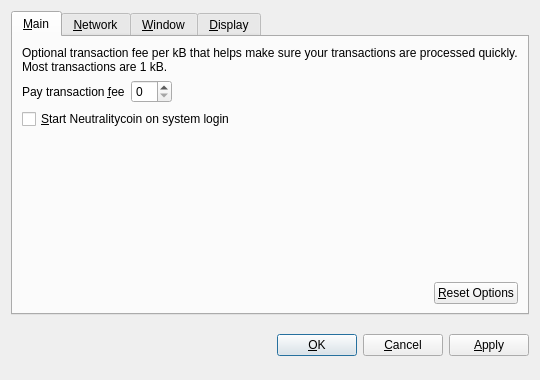
<?xml version="1.0" encoding="UTF-8"?>
<ui version="4.0">
 <class>OptionsDialog</class>
 <widget class="QDialog" name="OptionsDialog">
  <property name="geometry">
   <rect>
    <x>0</x>
    <y>0</y>
    <width>540</width>
    <height>380</height>
   </rect>
  </property>
  <property name="windowTitle">
   <string>Options</string>
  </property>
  <property name="modal">
   <bool>true</bool>
  </property>
  <layout class="QVBoxLayout" name="verticalLayout">
   <item>
    <widget class="QTabWidget" name="tabWidget">
     <property name="tabPosition">
      <enum>QTabWidget::North</enum>
     </property>
     <property name="currentIndex">
      <number>0</number>
     </property>
     <widget class="QWidget" name="tabMain">
      <attribute name="title">
       <string>&amp;Main</string>
      </attribute>
      <layout class="QVBoxLayout" name="verticalLayout_Main">
       <item>
        <widget class="QLabel" name="transactionFeeInfoLabel">
         <property name="text">
          <string>Optional transaction fee per kB that helps make sure your transactions are processed quickly. Most transactions are 1 kB.</string>
         </property>
         <property name="textFormat">
          <enum>Qt::PlainText</enum>
         </property>
         <property name="wordWrap">
          <bool>true</bool>
         </property>
        </widget>
       </item>
       <item>
        <layout class="QHBoxLayout" name="horizontalLayout_1_Main">
         <item>
          <widget class="QLabel" name="transactionFeeLabel">
           <property name="text">
            <string>Pay transaction &amp;fee</string>
           </property>
           <property name="textFormat">
            <enum>Qt::PlainText</enum>
           </property>
           <property name="buddy">
            <cstring>transactionFee</cstring>
           </property>
          </widget>
         </item>
         <item>
          <widget class="BitcoinAmountField" name="transactionFee"/>
         </item>
         <item>
          <spacer name="horizontalSpacer_1_Main">
           <property name="orientation">
            <enum>Qt::Horizontal</enum>
           </property>
           <property name="sizeHint" stdset="0">
            <size>
             <width>40</width>
             <height>20</height>
            </size>
           </property>
          </spacer>
         </item>
        </layout>
       </item>
       <item>
        <widget class="QCheckBox" name="bitcoinAtStartup">
         <property name="toolTip">
          <string>Automatically start Neutralitycoin after logging in to the system.</string>
         </property>
         <property name="text">
          <string>&amp;Start Neutralitycoin on system login</string>
         </property>
        </widget>
       </item>
       <item>
        <spacer name="verticalSpacer_Main">
         <property name="orientation">
          <enum>Qt::Vertical</enum>
         </property>
         <property name="sizeHint" stdset="0">
          <size>
           <width>20</width>
           <height>40</height>
          </size>
         </property>
        </spacer>
       </item>
       <item>
        <layout class="QHBoxLayout" name="horizontalLayout_2_Main">
         <item>
          <spacer name="horizontalSpacer_2_Main">
           <property name="orientation">
            <enum>Qt::Horizontal</enum>
           </property>
           <property name="sizeHint" stdset="0">
            <size>
             <width>40</width>
             <height>20</height>
            </size>
           </property>
          </spacer>
         </item>
         <item>
          <widget class="QPushButton" name="resetButton">
           <property name="toolTip">
            <string>Reset all client options to default.</string>
           </property>
           <property name="text">
            <string>&amp;Reset Options</string>
           </property>
           <property name="autoDefault">
            <bool>false</bool>
           </property>
          </widget>
         </item>
        </layout>
       </item>
      </layout>
     </widget>
     <widget class="QWidget" name="tabNetwork">
      <attribute name="title">
       <string>&amp;Network</string>
      </attribute>
      <layout class="QVBoxLayout" name="verticalLayout_Network">
       <item>
        <widget class="QCheckBox" name="mapPortUpnp">
         <property name="toolTip">
          <string>Automatically open the Neutralitycoin client port on the router. This only works when your router supports UPnP and it is enabled.</string>
         </property>
         <property name="text">
          <string>Map port using &amp;UPnP</string>
         </property>
        </widget>
       </item>
       <item>
        <widget class="QCheckBox" name="connectSocks">
         <property name="toolTip">
          <string>Connect to the Neutralitycoin network through a SOCKS proxy (e.g. when connecting through Tor).</string>
         </property>
         <property name="text">
          <string>&amp;Connect through SOCKS proxy:</string>
         </property>
        </widget>
       </item>
       <item>
        <layout class="QHBoxLayout" name="horizontalLayout_Network">
         <item>
          <widget class="QLabel" name="proxyIpLabel">
           <property name="text">
            <string>Proxy &amp;IP:</string>
           </property>
           <property name="textFormat">
            <enum>Qt::PlainText</enum>
           </property>
           <property name="buddy">
            <cstring>proxyIp</cstring>
           </property>
          </widget>
         </item>
         <item>
          <widget class="QValidatedLineEdit" name="proxyIp">
           <property name="maximumSize">
            <size>
             <width>140</width>
             <height>16777215</height>
            </size>
           </property>
           <property name="toolTip">
            <string>IP address of the proxy (e.g. 127.0.0.1)</string>
           </property>
          </widget>
         </item>
         <item>
          <widget class="QLabel" name="proxyPortLabel">
           <property name="text">
            <string>&amp;Port:</string>
           </property>
           <property name="textFormat">
            <enum>Qt::PlainText</enum>
           </property>
           <property name="buddy">
            <cstring>proxyPort</cstring>
           </property>
          </widget>
         </item>
         <item>
          <widget class="QLineEdit" name="proxyPort">
           <property name="maximumSize">
            <size>
             <width>55</width>
             <height>16777215</height>
            </size>
           </property>
           <property name="toolTip">
            <string>Port of the proxy (e.g. 9050)</string>
           </property>
          </widget>
         </item>
         <item>
          <widget class="QLabel" name="socksVersionLabel">
           <property name="text">
            <string>SOCKS &amp;Version:</string>
           </property>
           <property name="textFormat">
            <enum>Qt::PlainText</enum>
           </property>
           <property name="buddy">
            <cstring>socksVersion</cstring>
           </property>
          </widget>
         </item>
         <item>
          <widget class="QValueComboBox" name="socksVersion">
           <property name="toolTip">
            <string>SOCKS version of the proxy (e.g. 5)</string>
           </property>
          </widget>
         </item>
         <item>
          <spacer name="horizontalSpacer_Network">
           <property name="orientation">
            <enum>Qt::Horizontal</enum>
           </property>
           <property name="sizeHint" stdset="0">
            <size>
             <width>40</width>
             <height>20</height>
            </size>
           </property>
          </spacer>
         </item>
        </layout>
       </item>
       <item>
        <spacer name="verticalSpacer_Network">
         <property name="orientation">
          <enum>Qt::Vertical</enum>
         </property>
         <property name="sizeHint" stdset="0">
          <size>
           <width>20</width>
           <height>40</height>
          </size>
         </property>
        </spacer>
       </item>
      </layout>
     </widget>
     <widget class="QWidget" name="tabWindow">
      <attribute name="title">
       <string>&amp;Window</string>
      </attribute>
      <layout class="QVBoxLayout" name="verticalLayout_Window">
       <item>
        <widget class="QCheckBox" name="minimizeToTray">
         <property name="toolTip">
          <string>Show only a tray icon after minimizing the window.</string>
         </property>
         <property name="text">
          <string>&amp;Minimize to the tray instead of the taskbar</string>
         </property>
        </widget>
       </item>
       <item>
        <widget class="QCheckBox" name="minimizeOnClose">
         <property name="toolTip">
          <string>Minimize instead of exit the application when the window is closed. When this option is enabled, the application will be closed only after selecting Quit in the menu.</string>
         </property>
         <property name="text">
          <string>M&amp;inimize on close</string>
         </property>
        </widget>
       </item>
       <item>
        <spacer name="verticalSpacer_Window">
         <property name="orientation">
          <enum>Qt::Vertical</enum>
         </property>
         <property name="sizeHint" stdset="0">
          <size>
           <width>20</width>
           <height>40</height>
          </size>
         </property>
        </spacer>
       </item>
      </layout>
     </widget>
     <widget class="QWidget" name="tabDisplay">
      <attribute name="title">
       <string>&amp;Display</string>
      </attribute>
      <layout class="QVBoxLayout" name="verticalLayout_Display">
       <item>
        <layout class="QHBoxLayout" name="horizontalLayout_1_Display">
         <item>
          <widget class="QLabel" name="langLabel">
           <property name="text">
            <string>User Interface &amp;language:</string>
           </property>
           <property name="textFormat">
            <enum>Qt::PlainText</enum>
           </property>
           <property name="buddy">
            <cstring>lang</cstring>
           </property>
          </widget>
         </item>
         <item>
          <widget class="QValueComboBox" name="lang">
           <property name="toolTip">
            <string>The user interface language can be set here. This setting will take effect after restarting Neutralitycoin.</string>
           </property>
          </widget>
         </item>
        </layout>
       </item>
       <item>
        <layout class="QHBoxLayout" name="horizontalLayout_2_Display">
         <item>
          <widget class="QLabel" name="unitLabel">
           <property name="text">
            <string>&amp;Unit to show amounts in:</string>
           </property>
           <property name="textFormat">
            <enum>Qt::PlainText</enum>
           </property>
           <property name="buddy">
            <cstring>unit</cstring>
           </property>
          </widget>
         </item>
         <item>
          <widget class="QValueComboBox" name="unit">
           <property name="toolTip">
            <string>Choose the default subdivision unit to show in the interface and when sending coins.</string>
           </property>
          </widget>
         </item>
        </layout>
       </item>
       <item>
        <widget class="QCheckBox" name="displayAddresses">
         <property name="toolTip">
          <string>Whether to show Neutralitycoin addresses in the transaction list or not.</string>
         </property>
         <property name="text">
          <string>&amp;Display addresses in transaction list</string>
         </property>
        </widget>
       </item>
       <item>
        <widget class="QCheckBox" name="coinControlFeatures">
         <property name="toolTip">
          <string>Whether to show coin control features or not.</string>
         </property>
         <property name="text">
          <string>Display coin &amp;control features (experts only!)</string>
         </property>
        </widget>
       </item>
       <item>
        <spacer name="verticalSpacer_Display">
         <property name="orientation">
          <enum>Qt::Vertical</enum>
         </property>
         <property name="sizeHint" stdset="0">
          <size>
           <width>20</width>
           <height>40</height>
          </size>
         </property>
        </spacer>
       </item>
      </layout>
     </widget>
    </widget>
   </item>
   <item>
    <layout class="QHBoxLayout" name="horizontalLayout_Buttons">
     <item>
      <spacer name="horizontalSpacer_1">
       <property name="orientation">
        <enum>Qt::Horizontal</enum>
       </property>
       <property name="sizeHint" stdset="0">
        <size>
         <width>40</width>
         <height>48</height>
        </size>
       </property>
      </spacer>
     </item>
     <item>
      <widget class="QLabel" name="statusLabel">
       <property name="font">
        <font>
         <weight>75</weight>
         <bold>true</bold>
        </font>
       </property>
       <property name="text">
        <string/>
       </property>
       <property name="textFormat">
        <enum>Qt::PlainText</enum>
       </property>
       <property name="wordWrap">
        <bool>true</bool>
       </property>
      </widget>
     </item>
     <item>
      <spacer name="horizontalSpacer_2">
       <property name="orientation">
        <enum>Qt::Horizontal</enum>
       </property>
       <property name="sizeHint" stdset="0">
        <size>
         <width>40</width>
         <height>48</height>
        </size>
       </property>
      </spacer>
     </item>
     <item>
      <widget class="QPushButton" name="okButton">
       <property name="text">
        <string>&amp;OK</string>
       </property>
      </widget>
     </item>
     <item>
      <widget class="QPushButton" name="cancelButton">
       <property name="text">
        <string>&amp;Cancel</string>
       </property>
       <property name="autoDefault">
        <bool>false</bool>
       </property>
      </widget>
     </item>
     <item>
      <widget class="QPushButton" name="applyButton">
       <property name="text">
        <string>&amp;Apply</string>
       </property>
       <property name="autoDefault">
        <bool>false</bool>
       </property>
      </widget>
     </item>
    </layout>
   </item>
  </layout>
 </widget>
 <customwidgets>
  <customwidget>
   <class>BitcoinAmountField</class>
   <extends>QSpinBox</extends>
   <header>bitcoinamountfield.h</header>
  </customwidget>
  <customwidget>
   <class>QValueComboBox</class>
   <extends>QComboBox</extends>
   <header>qvaluecombobox.h</header>
  </customwidget>
  <customwidget>
   <class>QValidatedLineEdit</class>
   <extends>QLineEdit</extends>
   <header>qvalidatedlineedit.h</header>
  </customwidget>
 </customwidgets>
 <resources/>
 <connections/>
</ui>
